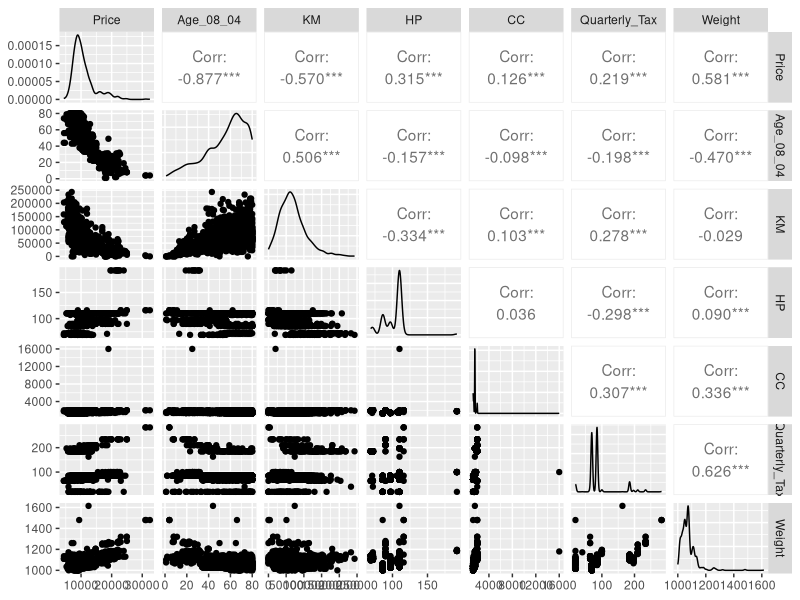

The R source for this figure:
## ---- chunk 1
#| message: false
library(tidyverse)
library(rpart)
library(caret)
library(GGally)
## ---- chunk 2
cars = read_csv("ToyotaCorolla.csv")
glimpse(cars)
## ---- chunk 3
cars = cars %>%
  select(-Id, -Model, -Mfg_Month, -Cylinders)
## ---- chunk 4
cars_fct = cars %>%
  select(-Price, -Age_08_04, -KM, -HP, -CC, -Quarterly_Tax, -Weight) %>%
  mutate_all(.funs = factor)

cars_num = cars %>%
  select(Price, Age_08_04, KM, HP, CC, Quarterly_Tax, Weight)

cars2 = bind_cols(cars_num, cars_fct)
## ---- chunk 5
#| message: false
cars2 %>%
  keep(is.numeric) %>%
  ggpairs()
## ---- chunk 6
lm1 = lm(Price ~ Age_08_04 + KM,
         data = cars2)
summary(lm1)
